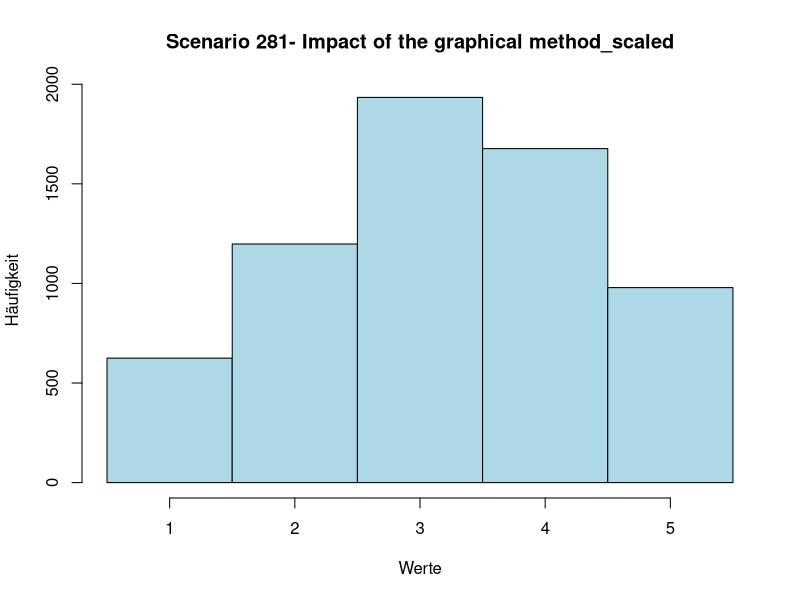
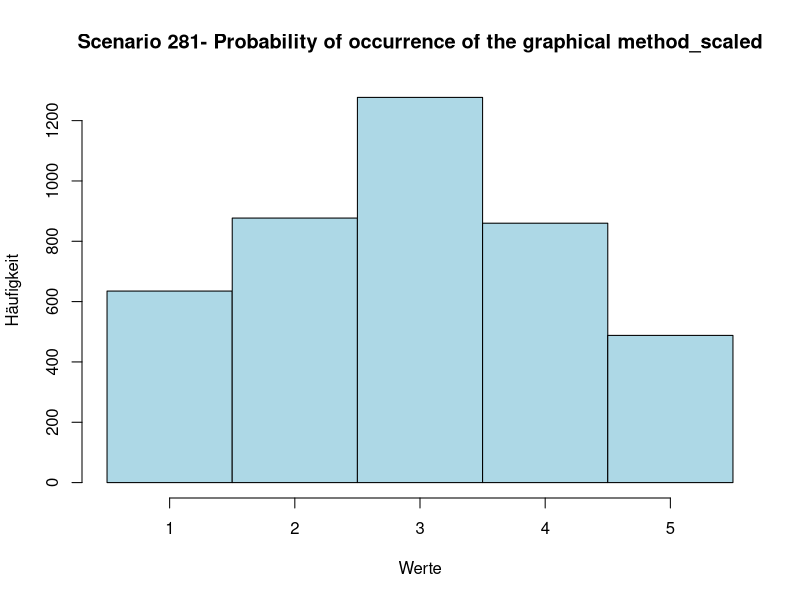
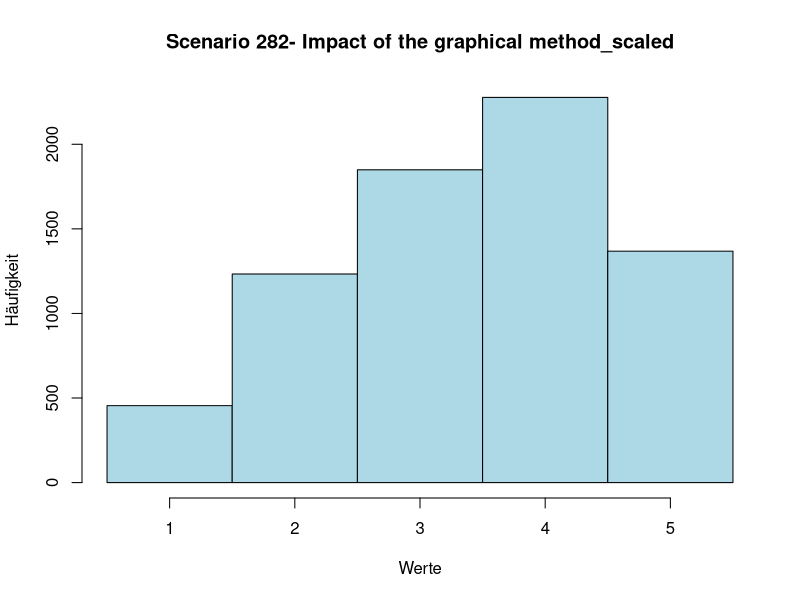
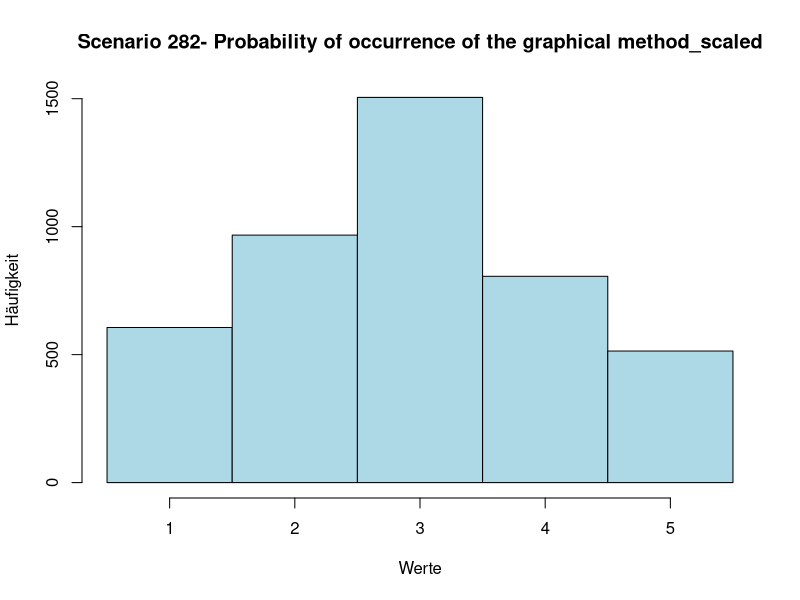
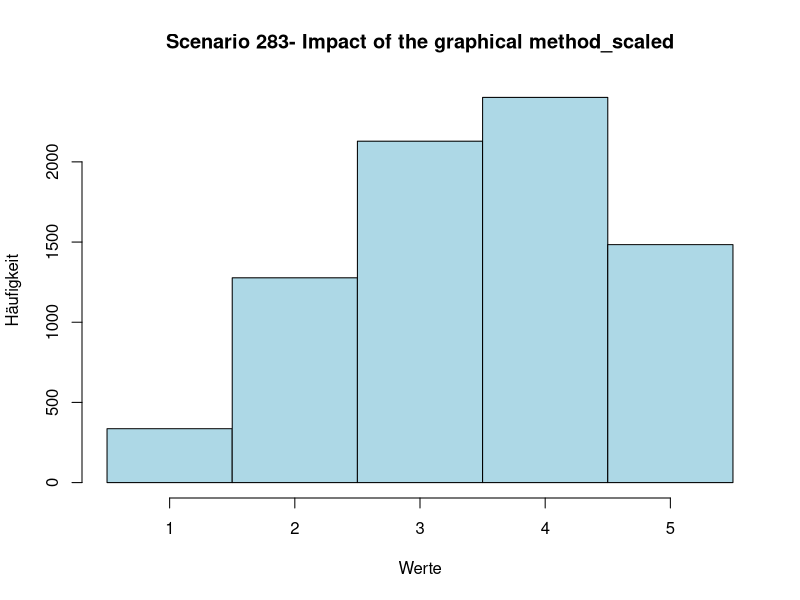
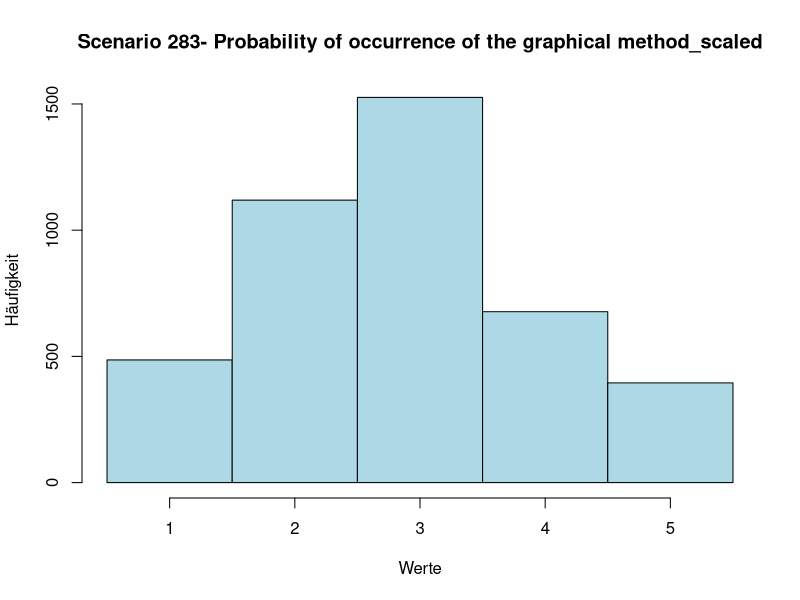
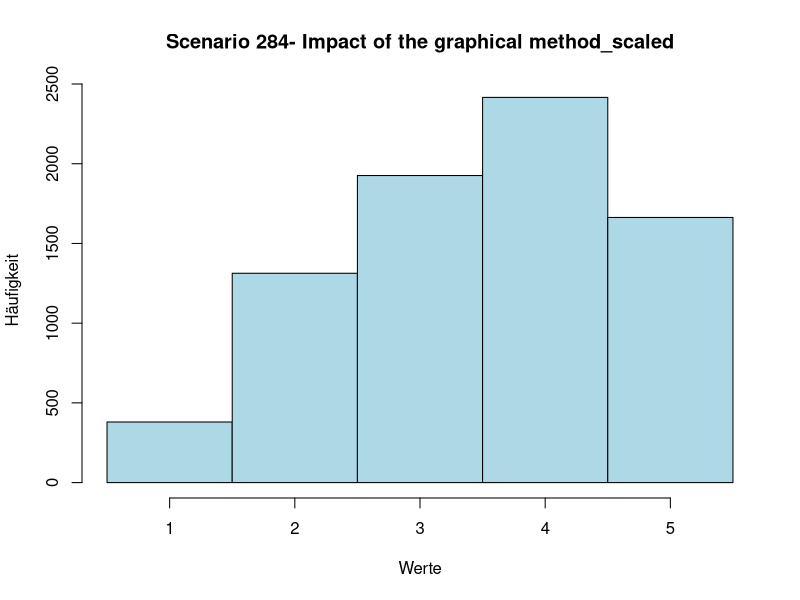
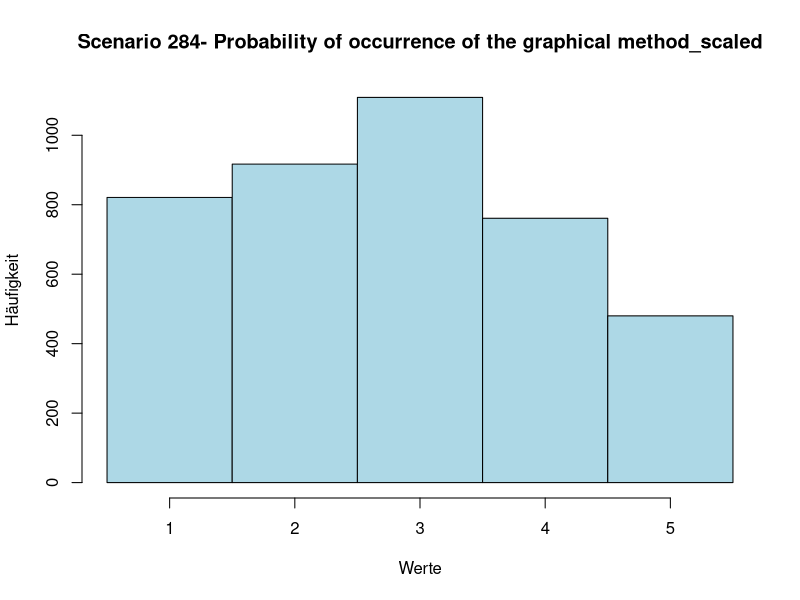

Generate these figures, in order, with R: (Note: this script raises an error after producing the figures.)
library(dplyr)
library(openxlsx)
library(gplots)
library(ggplot2)

answerstable <- read.csv(file = 'myapp/Data/RQ1_corrected.csv', header=TRUE) #importiere das answers file
dfall <- answerstable %>% filter(QUES2SURV_METHOD == "classic" & ANS2SURV_ANSWERED == 1)
scenarios <- as.data.frame(table(dfall$QUES_ID))
numberscenarios  <- nrow(scenarios)
for (anz in 1:numberscenarios) {
  actualscenario =as.vector(scenarios[anz,1])
  #print (actualscenario)
  scentext <- (paste0("Scenario ", actualscenario))
  #print (actualscenario) 
  df <- answerstable %>% filter(QUES2SURV_METHOD == "classic" & ANS2SURV_ANSWERED == 1 & QUES_ID == actualscenario)# & ACC2SURV_ACCID == "22")
  #print (df)
  numberofanswers <- nrow(df)
  
  #D <- cbind(D,0)
  IMPACT <- c()
  LIKELIHOOD <- c()
  
  for (i in 1:numberofanswers){
    AccId <- df[i,"ACC2SURV_ACCID"]
    QuesId <- df[i,"QUES_ID"]
    UncertaintyI <- df[i,"uncertaintyIPixel"]
    UncertaintyO <- df[i,"uncertaintyOPixel"]
    Role <- df[i,"ACC2SURV_ROLE"]
    GroupId <- df[i,"ACC2SURV_GROUPID"]
    x.min <- df[i,"X1Pixel"]
    x.max <- df[i,"X2Pixel"]
    y.min <- df[i,"Y1Pixel"]
    y.max <- df[i,"Y2Pixel"]
    actualvaluex <- x.min
    
    while (actualvaluex <= x.max){
      transformedx <- (((actualvaluex/400)*5)+0.5)
      #print (transformedx)
      IMPACT <- c(IMPACT,transformedx)
      actualvaluex = actualvaluex + 1
      
      
    }
    actualvaluey <- y.min
    while (actualvaluey <= y.max){
      transformedy <- (((actualvaluey/400)*5)+ 0.5)
      LIKELIHOOD <- c(LIKELIHOOD,transformedy)
      actualvaluey = actualvaluey + 1
    }
    
    
    
  }
  
  headtitleImpact <- (paste0(scentext,"- Impact of the graphical method_scaled"))
  headtitleOcc <- (paste0(scentext,"- Probability of occurrence of the graphical method_scaled"))
  filetitleImpact <- (paste0("myapp/pictures/31_histogramms_graphical/",scentext,"- Impact_scaled_1to5.bmp"))
  filetitleOcc <- (paste0("myapp/pictures/31_histogramms_graphical/",scentext,"- Occurrence_scaled_1to5.bmp"))
  
  print (IMPACT)

  bin_grenzen <- seq( 0,400)
  bin_grenzen.new <- seq(0.5, 5.5, by = 0.0025)
  bin_grenzen.new2 <- seq(0.5, 5.5)
  
  
  
  bmp(file=filetitleImpact,width=1500, height=1000, res=150)
  hist(IMPACT,breaks = bin_grenzen.new2, main=headtitleImpact, xlab = "Werte", ylab = "Häufigkeit", xlim = c(0.5, 5.5), col = "lightblue", border = "black")
  dev.off()

  bmp(file=filetitleOcc,width=1500, height=1000, res=150)
  hist(LIKELIHOOD,breaks = bin_grenzen.new2, main = headtitleOcc, xlab = "Werte", ylab = "Häufigkeit", xlim = c(0.5, 5.5), col = "lightblue", border = "black")
  dev.off()
  
    
  #scenfile <- (paste0("myapp/files/4_heatmap/",scentext,"_transformed_new.xlsx"))
  #scenpic <- (paste0("myapp/pictures/17_heatmap_pixel_graphic/",scentext,"_heatmap.bmp"))
  
  #mat1 <- matrix(D$count,ncol=400,nrow=400,byrow=TRUE)
  #datahm <- as.matrix(mat1)  
  
  #bmp(file=scenpic, width = 1000, height = 1000, units = 'px', res = 100)
  #heatmap(datahm, Colv = NA, Rowv = NA, scale="none")
  #dev.off()
  
  
  #print (D)  
  
  #print (scenfile)
  
  #write.csv(D, paste0("myapp/files/4_heatmap/", scentext,"_transformed_new.csv"), row.names=TRUE)
  #write.xlsx(D,file = scenfile, rowNames=TRUE)
  
}
